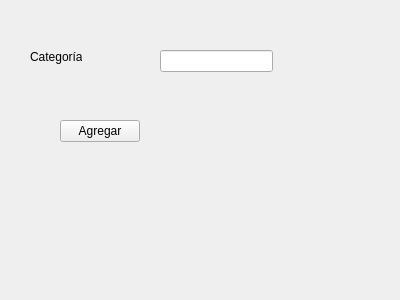
<?xml version="1.0" encoding="UTF-8"?>
<ui version="4.0">
 <class>Form</class>
 <widget class="QWidget" name="Form">
  <property name="geometry">
   <rect>
    <x>0</x>
    <y>0</y>
    <width>400</width>
    <height>300</height>
   </rect>
  </property>
  <property name="windowTitle">
   <string>Form</string>
  </property>
  <widget class="QLabel" name="label">
   <property name="geometry">
    <rect>
     <x>30</x>
     <y>50</y>
     <width>52</width>
     <height>14</height>
    </rect>
   </property>
   <property name="text">
    <string>Categoría</string>
   </property>
  </widget>
  <widget class="QLineEdit" name="lineEditCategoryName">
   <property name="geometry">
    <rect>
     <x>160</x>
     <y>50</y>
     <width>113</width>
     <height>22</height>
    </rect>
   </property>
  </widget>
  <widget class="QPushButton" name="pushButtonCategoryProductAdd">
   <property name="geometry">
    <rect>
     <x>60</x>
     <y>120</y>
     <width>80</width>
     <height>22</height>
    </rect>
   </property>
   <property name="text">
    <string>Agregar</string>
   </property>
  </widget>
 </widget>
 <resources/>
 <connections/>
</ui>
